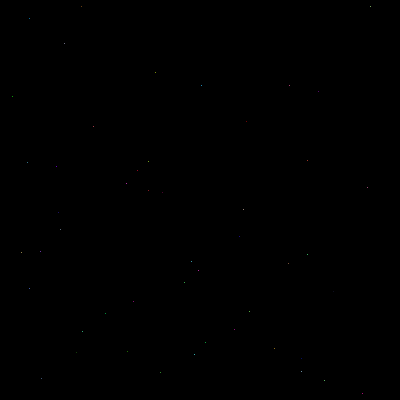
Frame 1 (no input)
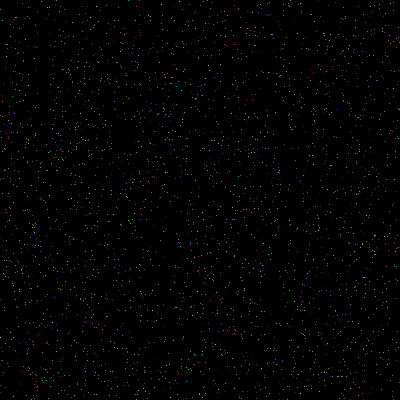
Frame 60 (the mouse pressed at the canvas centre just before this capture)
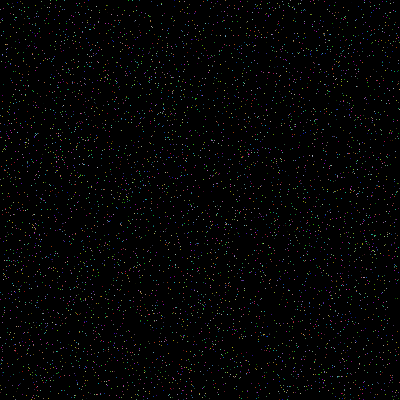
Frame 120 (the mouse held since frame 60 and released just before this capture)

The Processing sketch that drew these frames (run headless with seeded random() and noise(); from frame 60 on, the mouse is pressed at the canvas centre):

// Processing sketch: processing_5703
// ── processing_5703.pde

float swarmmode = 0;
float framestep = 0;
float propagation = 50;
float huerate = 0.20;

void setup() {
  size (400,400);
  background (0);
  frameRate(60);
}

void draw() {
  keyFunctions();
  pixelGenerator();
}

void pixelGenerator() {
  if (huerate < 0) {
    huerate = 0;
  }
  if (propagation < 0) {
    propagation = 0;
  }
  if (swarmmode == 0) {
    colorMode(RGB);
    float i = 0;
    while (i < propagation) {
    point(random(400), random(400));
    stroke(random(255),random(255),random(255));
    i += 1;
    }
  }
  if (swarmmode == 1) {
    colorMode(HSB);
    float i = 0;
    framestep += huerate;
    if (framestep >= 255) {
      framestep = 0;
    }
    while (i < propagation) {
    point(random(400), random(400));
    stroke(framestep,255,255);
    i += 1;
    }
  }
}

void keyFunctions() {
  if (keyPressed) {
    if(key == '1'){
      background(0);
    }
    if(key == '2'){
      background(255);
    }
    if(key == '3'){
      background(0,0,255);
    }
    if(key == '4'){
      background(0,255,0);
    }
    if(key == '5'){
      background(255,0,0);
    }
    if(key == '6'){
      background(0,255,255);
    }
    if(key == '7'){
      background(255,0,255);
    }
    if(key == '8'){
      background(128);
    }
    if(key == '9'){
      background(random(255),random(255),random(255));
    }
    if(key == '0') {
      huerate = 0.20;
      propagation = 50;
    }
    if(keyCode == LEFT) {
      huerate -= 0.01;
    }
    if(keyCode == RIGHT) {
      huerate += 0.01;
    }
    if(keyCode == DOWN) {
      propagation -= 1;
    }
    if(keyCode == UP) {
      propagation += 1;
    }
  }
}
void mouseReleased() {
  swarmmode += 1;
  if (swarmmode > 1) {
    swarmmode = 0;
  }
}
